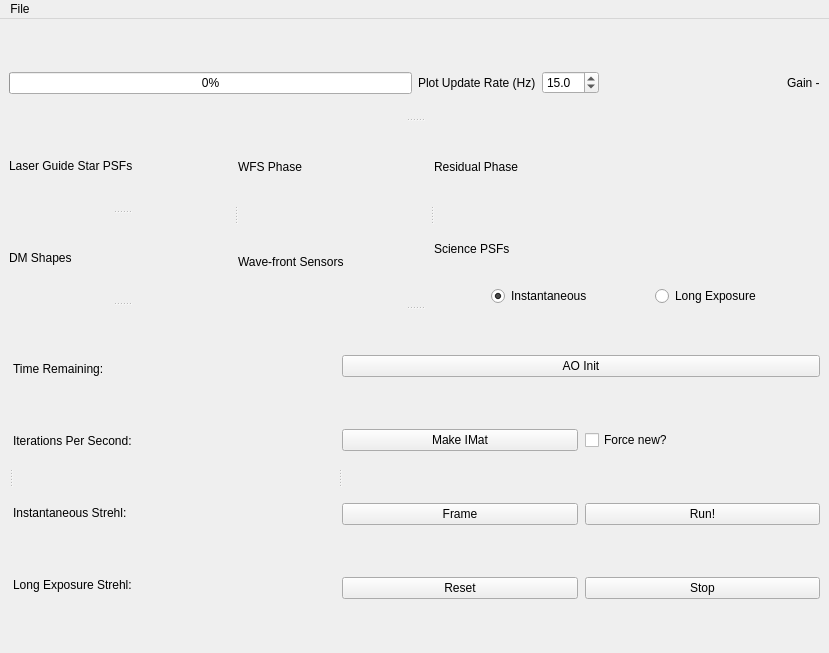
<?xml version="1.0" encoding="UTF-8"?>
<ui version="4.0">
 <class>MainWindow</class>
 <widget class="QMainWindow" name="MainWindow">
  <property name="geometry">
   <rect>
    <x>0</x>
    <y>0</y>
    <width>829</width>
    <height>653</height>
   </rect>
  </property>
  <property name="windowTitle">
   <string>Simulation Optique Adaptative in Python</string>
  </property>
  <widget class="QWidget" name="centralwidget">
   <layout class="QGridLayout" name="gridLayout">
    <item row="1" column="0">
     <widget class="QSplitter" name="splitter_4">
      <property name="orientation">
       <enum>Qt::Vertical</enum>
      </property>
      <property name="handleWidth">
       <number>4</number>
      </property>
      <widget class="QWidget" name="layoutWidget">
       <layout class="QHBoxLayout" name="horizontalLayout_6">
        <item>
         <layout class="QVBoxLayout" name="verticalLayout">
          <item>
           <widget class="QProgressBar" name="progressBar">
            <property name="sizePolicy">
             <sizepolicy hsizetype="Expanding" vsizetype="Fixed">
              <horstretch>0</horstretch>
              <verstretch>0</verstretch>
             </sizepolicy>
            </property>
            <property name="value">
             <number>0</number>
            </property>
            <property name="textVisible">
             <bool>true</bool>
            </property>
           </widget>
          </item>
         </layout>
        </item>
        <item>
         <layout class="QHBoxLayout" name="horizontalLayout_4"/>
        </item>
        <item>
         <layout class="QHBoxLayout" name="horizontalLayout_3">
          <item>
           <widget class="QLabel" name="label_7">
            <property name="sizePolicy">
             <sizepolicy hsizetype="Preferred" vsizetype="Fixed">
              <horstretch>0</horstretch>
              <verstretch>0</verstretch>
             </sizepolicy>
            </property>
            <property name="text">
             <string>Plot Update Rate (Hz)</string>
            </property>
           </widget>
          </item>
          <item>
           <widget class="QDoubleSpinBox" name="updateTimeSpin">
            <property name="enabled">
             <bool>true</bool>
            </property>
            <property name="decimals">
             <number>1</number>
            </property>
            <property name="maximum">
             <double>100.000000000000000</double>
            </property>
            <property name="value">
             <double>15.000000000000000</double>
            </property>
           </widget>
          </item>
          <item>
           <spacer name="horizontalSpacer">
            <property name="orientation">
             <enum>Qt::Horizontal</enum>
            </property>
            <property name="sizeType">
             <enum>QSizePolicy::Expanding</enum>
            </property>
            <property name="sizeHint" stdset="0">
             <size>
              <width>40</width>
              <height>20</height>
             </size>
            </property>
           </spacer>
          </item>
          <item>
           <widget class="QLabel" name="label_2">
            <property name="text">
             <string>Gain -</string>
            </property>
           </widget>
          </item>
          <item>
           <layout class="QHBoxLayout" name="gainLayout"/>
          </item>
         </layout>
        </item>
       </layout>
      </widget>
      <widget class="QSplitter" name="splitter_2">
       <property name="enabled">
        <bool>true</bool>
       </property>
       <property name="orientation">
        <enum>Qt::Horizontal</enum>
       </property>
       <property name="handleWidth">
        <number>4</number>
       </property>
       <widget class="QSplitter" name="splitter">
        <property name="orientation">
         <enum>Qt::Vertical</enum>
        </property>
        <property name="handleWidth">
         <number>4</number>
        </property>
        <widget class="QWidget" name="layoutWidget">
         <layout class="QVBoxLayout" name="verticalLayout_12">
          <item>
           <widget class="QLabel" name="LgsPsfLabel">
            <property name="text">
             <string>Laser Guide Star PSFs</string>
            </property>
           </widget>
          </item>
          <item>
           <layout class="QHBoxLayout" name="lgsLayout"/>
          </item>
         </layout>
        </widget>
        <widget class="QWidget" name="layoutWidget">
         <layout class="QVBoxLayout" name="verticalLayout_5">
          <item>
           <widget class="QLabel" name="label_6">
            <property name="text">
             <string>DM Shapes</string>
            </property>
           </widget>
          </item>
          <item>
           <layout class="QHBoxLayout" name="dmLayout"/>
          </item>
         </layout>
        </widget>
        <widget class="QWidget" name="horizontalLayoutWidget_2">
         <layout class="QHBoxLayout" name="plotLayout"/>
        </widget>
       </widget>
       <widget class="QWidget" name="layoutWidget">
        <layout class="QVBoxLayout" name="verticalLayout_11">
         <item>
          <layout class="QVBoxLayout" name="verticalLayout_3">
           <item>
            <widget class="QLabel" name="label">
             <property name="text">
              <string>WFS Phase</string>
             </property>
            </widget>
           </item>
           <item>
            <layout class="QHBoxLayout" name="phaseLayout"/>
           </item>
          </layout>
         </item>
         <item>
          <layout class="QVBoxLayout" name="verticalLayout_4">
           <item>
            <widget class="QLabel" name="label_3">
             <property name="sizePolicy">
              <sizepolicy hsizetype="MinimumExpanding" vsizetype="Preferred">
               <horstretch>0</horstretch>
               <verstretch>0</verstretch>
              </sizepolicy>
             </property>
             <property name="text">
              <string>Wave-front Sensors</string>
             </property>
            </widget>
           </item>
           <item>
            <layout class="QHBoxLayout" name="wfsLayout"/>
           </item>
          </layout>
         </item>
        </layout>
       </widget>
       <widget class="QWidget" name="layoutWidget">
        <layout class="QVBoxLayout" name="verticalLayout_8">
         <item>
          <widget class="QLabel" name="label_4">
           <property name="sizePolicy">
            <sizepolicy hsizetype="Maximum" vsizetype="Preferred">
             <horstretch>0</horstretch>
             <verstretch>0</verstretch>
            </sizepolicy>
           </property>
           <property name="text">
            <string>Residual Phase</string>
           </property>
          </widget>
         </item>
         <item>
          <layout class="QVBoxLayout" name="verticalLayout_6">
           <item>
            <layout class="QHBoxLayout" name="residualLayout"/>
           </item>
          </layout>
         </item>
         <item>
          <layout class="QVBoxLayout" name="verticalLayout_7">
           <item>
            <widget class="QLabel" name="label_5">
             <property name="sizePolicy">
              <sizepolicy hsizetype="Fixed" vsizetype="Preferred">
               <horstretch>0</horstretch>
               <verstretch>0</verstretch>
              </sizepolicy>
             </property>
             <property name="text">
              <string>Science PSFs</string>
             </property>
            </widget>
           </item>
           <item>
            <layout class="QHBoxLayout" name="horizontalLayout_5">
             <item>
              <widget class="QRadioButton" name="instExpRadio">
               <property name="sizePolicy">
                <sizepolicy hsizetype="Fixed" vsizetype="Fixed">
                 <horstretch>0</horstretch>
                 <verstretch>0</verstretch>
                </sizepolicy>
               </property>
               <property name="text">
                <string>Instantaneous</string>
               </property>
               <property name="checked">
                <bool>true</bool>
               </property>
              </widget>
             </item>
             <item>
              <widget class="QRadioButton" name="longExpRadio">
               <property name="sizePolicy">
                <sizepolicy hsizetype="Fixed" vsizetype="Fixed">
                 <horstretch>0</horstretch>
                 <verstretch>0</verstretch>
                </sizepolicy>
               </property>
               <property name="text">
                <string>Long Exposure</string>
               </property>
              </widget>
             </item>
            </layout>
           </item>
           <item>
            <layout class="QHBoxLayout" name="sciLayout"/>
           </item>
          </layout>
         </item>
        </layout>
       </widget>
      </widget>
      <widget class="QSplitter" name="splitter_3">
       <property name="orientation">
        <enum>Qt::Horizontal</enum>
       </property>
       <property name="handleWidth">
        <number>4</number>
       </property>
       <widget class="QWidget" name="horizontalLayoutWidget">
        <layout class="QHBoxLayout" name="consoleLayout"/>
       </widget>
       <widget class="QWidget" name="layoutWidget">
        <layout class="QHBoxLayout" name="horizontalLayout_2">
         <item>
          <layout class="QVBoxLayout" name="verticalLayout_10">
           <item>
            <widget class="QLabel" name="timeRemaining">
             <property name="sizePolicy">
              <sizepolicy hsizetype="Preferred" vsizetype="Maximum">
               <horstretch>0</horstretch>
               <verstretch>0</verstretch>
              </sizepolicy>
             </property>
             <property name="text">
              <string>Time Remaining:</string>
             </property>
            </widget>
           </item>
           <item>
            <widget class="QLabel" name="itersPerSecLabel">
             <property name="sizePolicy">
              <sizepolicy hsizetype="Preferred" vsizetype="Maximum">
               <horstretch>0</horstretch>
               <verstretch>0</verstretch>
              </sizepolicy>
             </property>
             <property name="text">
              <string>Iterations Per Second:</string>
             </property>
            </widget>
           </item>
           <item>
            <widget class="QLabel" name="instStrehl">
             <property name="sizePolicy">
              <sizepolicy hsizetype="Preferred" vsizetype="Maximum">
               <horstretch>0</horstretch>
               <verstretch>0</verstretch>
              </sizepolicy>
             </property>
             <property name="text">
              <string>Instantaneous Strehl:</string>
             </property>
            </widget>
           </item>
           <item>
            <widget class="QLabel" name="longStrehl">
             <property name="sizePolicy">
              <sizepolicy hsizetype="Preferred" vsizetype="Maximum">
               <horstretch>0</horstretch>
               <verstretch>0</verstretch>
              </sizepolicy>
             </property>
             <property name="text">
              <string>Long Exposure Strehl:</string>
             </property>
            </widget>
           </item>
          </layout>
         </item>
        </layout>
       </widget>
       <widget class="QWidget" name="layoutWidget">
        <layout class="QHBoxLayout" name="horizontalLayout">
         <item>
          <layout class="QVBoxLayout" name="verticalLayout_9">
           <property name="spacing">
            <number>7</number>
           </property>
           <item>
            <widget class="QPushButton" name="initButton">
             <property name="sizePolicy">
              <sizepolicy hsizetype="Minimum" vsizetype="Fixed">
               <horstretch>0</horstretch>
               <verstretch>0</verstretch>
              </sizepolicy>
             </property>
             <property name="text">
              <string>AO Init</string>
             </property>
            </widget>
           </item>
           <item>
            <layout class="QHBoxLayout" name="horizontalLayout_7">
             <item>
              <widget class="QPushButton" name="iMatButton">
               <property name="text">
                <string>Make IMat</string>
               </property>
              </widget>
             </item>
             <item>
              <widget class="QCheckBox" name="newCMat">
               <property name="text">
                <string>Force new?</string>
               </property>
              </widget>
             </item>
            </layout>
           </item>
           <item>
            <layout class="QHBoxLayout" name="horizontalLayout_8">
             <item>
              <widget class="QPushButton" name="frameButton">
               <property name="text">
                <string>Frame</string>
               </property>
              </widget>
             </item>
             <item>
              <widget class="QPushButton" name="runButton">
               <property name="text">
                <string>Run!</string>
               </property>
              </widget>
             </item>
            </layout>
           </item>
           <item>
            <layout class="QHBoxLayout" name="horizontalLayout_9">
             <item>
              <widget class="QPushButton" name="resetButton">
               <property name="text">
                <string>Reset</string>
               </property>
              </widget>
             </item>
             <item>
              <widget class="QPushButton" name="stopButton">
               <property name="text">
                <string>Stop</string>
               </property>
              </widget>
             </item>
            </layout>
           </item>
          </layout>
         </item>
        </layout>
       </widget>
      </widget>
     </widget>
    </item>
    <item row="0" column="0">
     <widget class="QLabel" name="progressLabel">
      <property name="sizePolicy">
       <sizepolicy hsizetype="Preferred" vsizetype="Fixed">
        <horstretch>0</horstretch>
        <verstretch>0</verstretch>
       </sizepolicy>
      </property>
      <property name="text">
       <string/>
      </property>
     </widget>
    </item>
   </layout>
  </widget>
  <widget class="QMenuBar" name="menuBar">
   <property name="geometry">
    <rect>
     <x>0</x>
     <y>0</y>
     <width>829</width>
     <height>26</height>
    </rect>
   </property>
   <widget class="QMenu" name="menuFile">
    <property name="title">
     <string>File</string>
    </property>
    <addaction name="loadParamsAction"/>
    <addaction name="reloadParamsAction"/>
    <addaction name="separator"/>
    <addaction name="actionClose_2"/>
   </widget>
   <addaction name="menuFile"/>
  </widget>
  <action name="actionTrue">
   <property name="text">
    <string>True</string>
   </property>
  </action>
  <action name="actionFalse">
   <property name="text">
    <string>False</string>
   </property>
  </action>
  <action name="loadParamsAction">
   <property name="text">
    <string>Load Configuration File</string>
   </property>
  </action>
  <action name="reloadParamsAction">
   <property name="text">
    <string>Reload Current Configuration File</string>
   </property>
  </action>
  <action name="actionClose">
   <property name="text">
    <string>Close</string>
   </property>
  </action>
  <action name="actionClose_2">
   <property name="text">
    <string>Close</string>
   </property>
  </action>
 </widget>
 <resources/>
 <connections>
  <connection>
   <sender>actionClose_2</sender>
   <signal>triggered()</signal>
   <receiver>MainWindow</receiver>
   <slot>close()</slot>
   <hints>
    <hint type="sourcelabel">
     <x>-1</x>
     <y>-1</y>
    </hint>
    <hint type="destinationlabel">
     <x>414</x>
     <y>326</y>
    </hint>
   </hints>
  </connection>
 </connections>
</ui>
